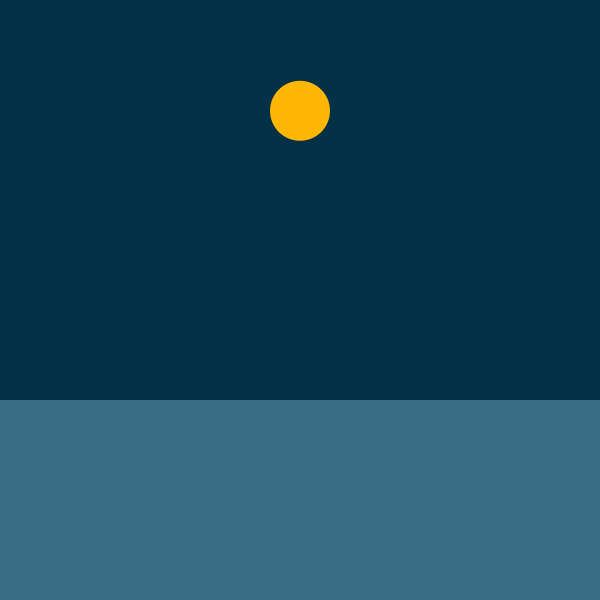
Frame 1 (no input)
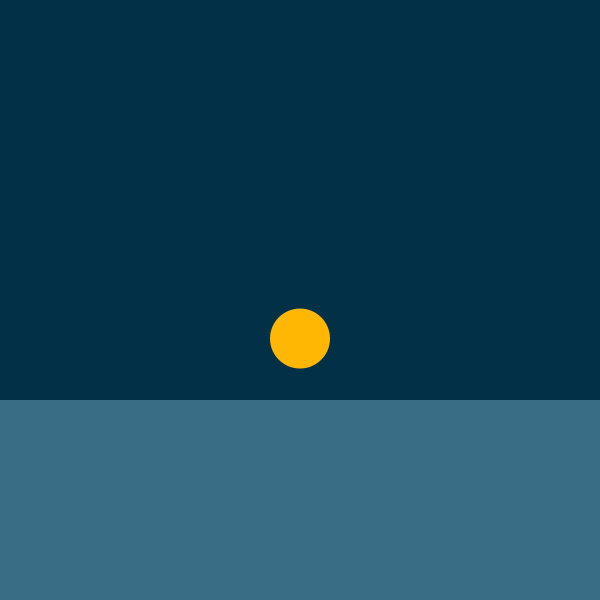
Frame 60 (the mouse pressed at the canvas centre just before this capture)
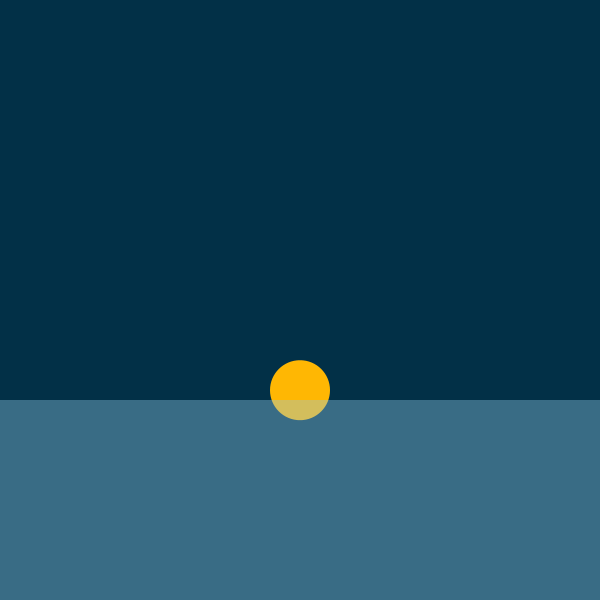
Frame 120 (the mouse held since frame 60 and released just before this capture)

The Processing sketch that drew these frames (run headless with seeded random() and noise(); from frame 60 on, the mouse is pressed at the canvas centre):

// Processing sketch: ParticulaFlotante
// ── ParticulaFlotante.pde
// Problema 1 - Modelo de flotabilidad :  //<>//
// Plantilla basica para problemas de simulacion

// 3 pasos: 
//   a) Definir la funcion a(s(t), v(t)) en base a las fuerzas del problema y las condiciones iniciales del escenario
//   b) Definir una funcion para el integrador a emplear (Euler Explicito)
//   c) Simular: Integrar numericamente la aceleracion y la velocidad de la particula a dt's. (y pintar)

// Condiciones o parametros del problema:
final float   M    = 10.0;   // Particle mass (kg)
final float   Gc   = 0.98;   // Gravity constant (m/(s*s))
final PVector G    = new PVector(0.0, Gc);   // Acceleration due to gravity (m/(s*s))
final PVector froz = new PVector(0.0, 0.0);   // Friction force (N)
float         K    = 0.2;     // Friction constant (N·s/m)
final PVector S0   = new PVector(10.0, 10.0);   // Particle's start position (pixels)


float water_height;   // Water level (pixels)
float water_friction = 0.4;   // Water friction constant (N·s/m)

PVector _s  = new PVector();   // Position of the particle (pixels)
PVector _v  = new PVector();   // Velocity of the particle (pixels/s)
PVector _a  = new PVector();   // Accleration of the particle (pixels/(s*s))
PVector _v0 = new PVector();   // Initial velocity of the particle (pixels/s)

Particle p;
PVector pos_ini;
float r = 60;
float m = 5;
float d = 0.000015;

/////////////////////////////////////////////////////////////////////
// Parameters of the numerical integration:
float         SIM_STEP = .02;   // dt = Simulation time-step (s)
float         _simTime;
////////////////////////////////////////////////////////////////////////////77

// Ley de Newton: 
//      a(s(t), v(t)) = [Froz(v(t)) + Fpeso ]/m
//      Froz = -k·v(t)
//      Fpeso = mg; siendo g(0, -9.8) m/s²
//      
// Simulación de la flotabilidad de una particula.
void settings()
{
    size(600, 600);
}

void setup()
{
  frameRate(60);
  
  pos_ini = new PVector(width/2, 100);
  p = new Particle(pos_ini,r, m, d);
  water_height = height/1.5;
}

void draw()
{
  background(2, 48, 71);
   
  p.run();

//Dibujado del agua
noStroke();
fill(142, 202, 230, 100);
rect(0, water_height, width, height);

}

void keyPressed()
{
  if (key == 'r' || key == 'R')
  {
    setup();
  }
 
}
// ── Particle.pde
class Particle {
  PVector _position; //posicion
  PVector _velocity; //velocidad
  PVector _acceleration; //aceleracion
  float _r; //radius
  float _m; //mass
  float _d; //density

  Particle(PVector posicion, float r, float m, float d) {
    _position = posicion.copy();
    _velocity = new PVector(0, 0);
    _acceleration = new PVector(0, 9.8);
    _r = r;
    _m = m;
    _d = d;
  }

  void run() {
    update();
    render();
  }

  void update() {
    applyGravity();
    calculateForces();
    updatePosition();
  }

  void render() {
    noStroke();
    fill(255, 183, 3);
    ellipse(_position.x, _position.y, _r, _r);
  }

  void applyGravity() {
    accelerate(PVector.mult(G, _m));
  }

  void calculateForces() {
    float buoyancy;
    PVector froz = new PVector(0, 0);
    PVector vFb = new PVector(0, 0);

    if (_position.y - _r >= water_height) { //dentro
      buoyancy = 4.0 * PI * pow(_r, 3) / 3.0;
      froz.y = - water_friction * _velocity.y;
    } else if (_position.y + _r / 2 > water_height && _position.y - _r / 2 < water_height) { //en la línea
      float h = _position.y + _r - height/1.5;
      float a = sqrt(2 * h * _r - pow(h, 2));
      buoyancy = (3 * pow(a,2) + pow(h, 2)) * PI * h / 6.0;
      froz.y = -water_friction * _velocity.y; 
    } else { //fuera
      buoyancy = 0;
      froz.y = 0;
    }

    vFb.y = - _d * G.y * buoyancy;
    accelerate(vFb);   
    accelerate(froz);
  }

  void updatePosition() {
    _velocity.add(_acceleration);
    _position.add(_velocity);
    _acceleration.mult(0); //Resetea la aceleracion
  }

  void accelerate(PVector forces) {
    PVector aux = forces.div(_m);
    _acceleration.add(aux);
  }
}
